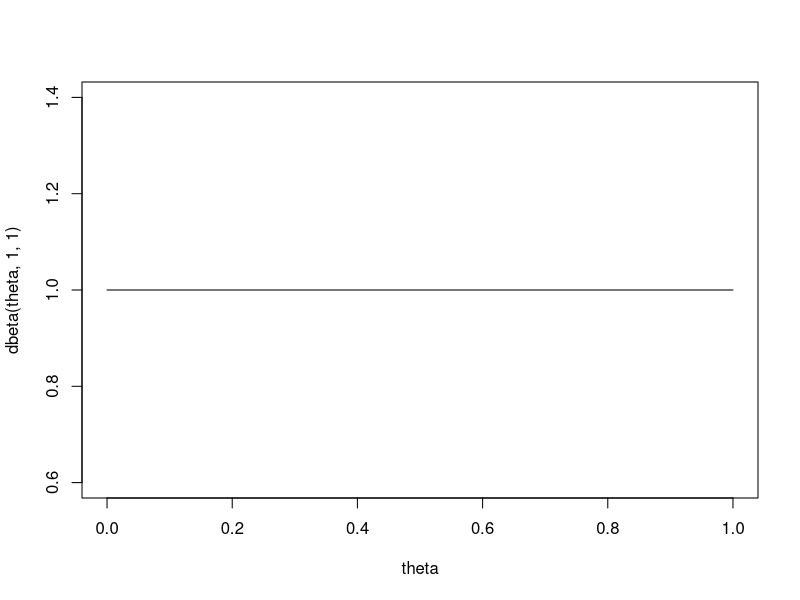
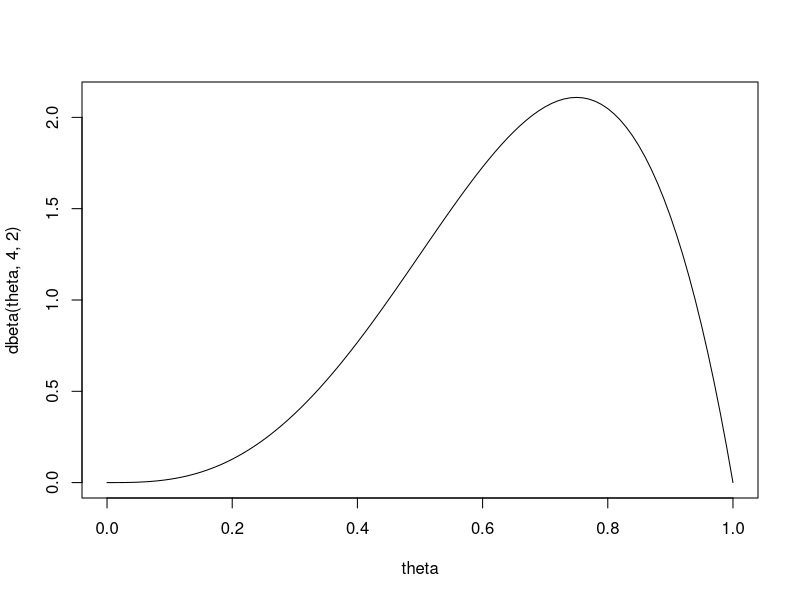
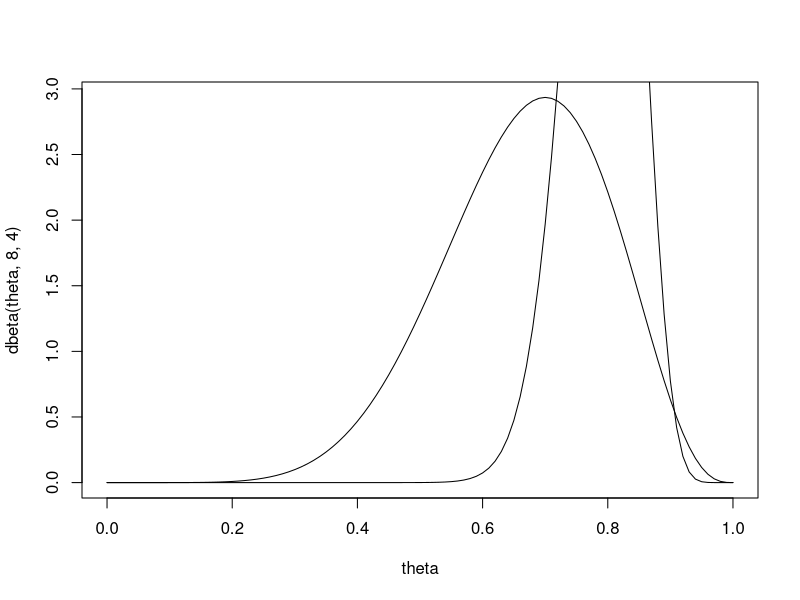
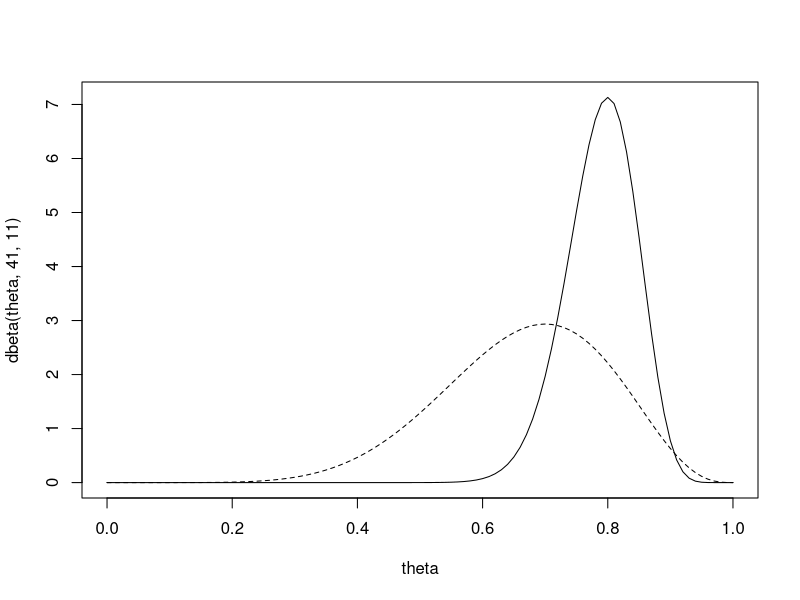
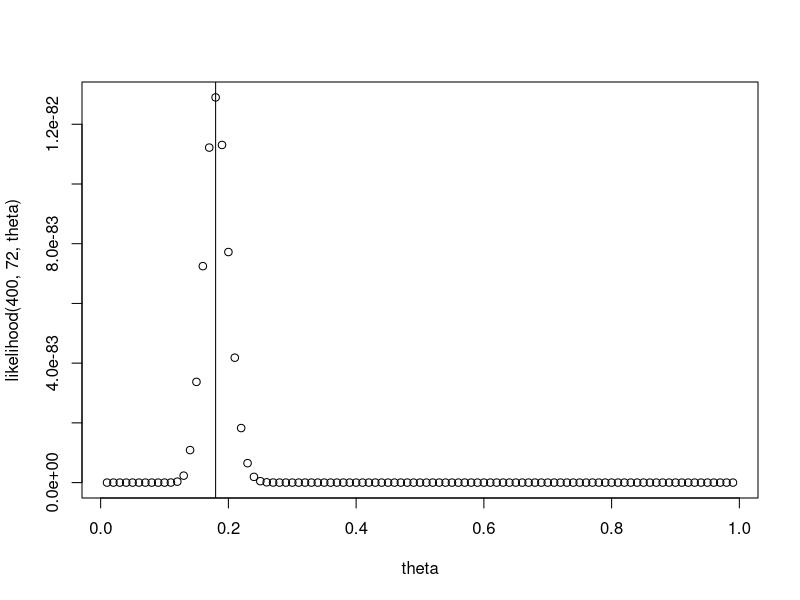
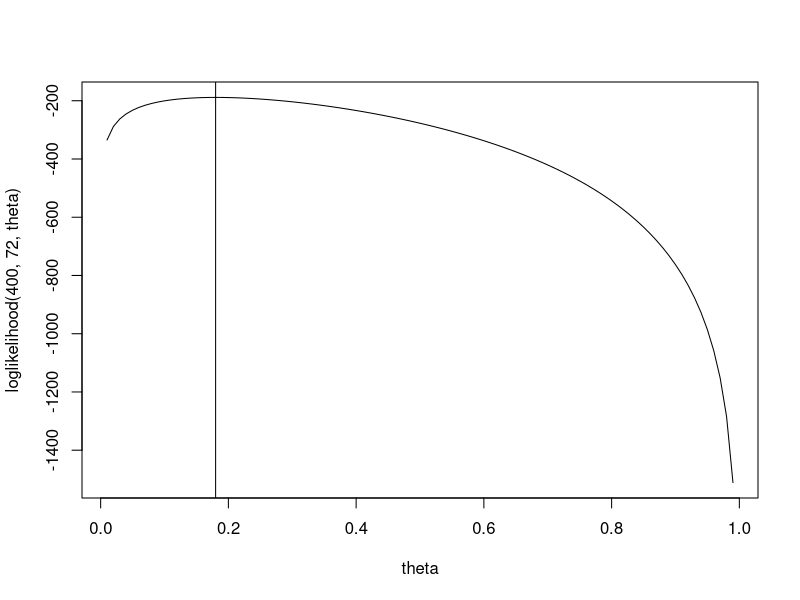

Reproduce these figures in R, in order.
#generate data from 0 t0 1 by 0.01
theta=seq(from=0,to=1,by=0.01)

##plot theta
plot(theta,dbeta(theta,1,1), type='l')
plot(theta,dbeta(theta,4,2), type='l')
plot(theta,dbeta(theta,8,4), type='l')

##p beta function
1-pbeta(0.25,8,4)
1-pbeta(0.5,8,4)
1-pbeta(0.8,8,4)

#from  a data, posterior mean given beta(41,11)
posterir_mean<-(41)/(41+11)
posterir_mean




#MLE
33/40


lines(theta,dbeta(theta,41,11))
plot(theta,dbeta(theta,41,11),type='l')
lines(theta,dbeta(theta,8,4),lty=2)




#Week 2
likelihood=function(n,y,theta){return((theta^y)*(1-theta)^(n-y))}
theta=seq(from=0.01,to=0.99,by=0.01)
plot(theta,likelihood(400,72,theta))
abline(v=0.18)

loglikelihood=function(n,y,theta){return(y*log(theta)+(n-y)*(log(1-theta)))}
theta=seq(from=0.01,to=0.99,by=0.01)
plot(theta,loglikelihood(400,72,theta),type="l")
abline(v=0.18)


